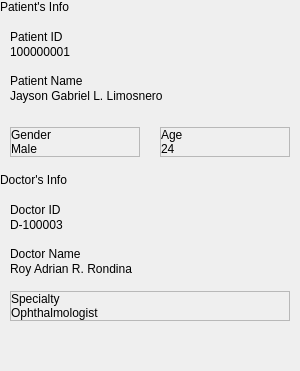
                 <widget class="QWidget" name="widget_8" native="true">
                  <property name="minimumSize">
                   <size>
                    <width>300</width>
                    <height>0</height>
                   </size>
                  </property>
                  <layout class="QVBoxLayout" name="verticalLayout_11">
                   <property name="leftMargin">
                    <number>0</number>
                   </property>
                   <property name="topMargin">
                    <number>0</number>
                   </property>
                   <property name="rightMargin">
                    <number>0</number>
                   </property>
                   <property name="bottomMargin">
                    <number>0</number>
                   </property>
                   <item>
                    <widget class="QLabel" name="Pat">
                     <property name="text">
                      <string>Patient's Info</string>
                     </property>
                    </widget>
                   </item>
                   <item>
                    <widget class="QWidget" name="PatientInfo" native="true">
                     <property name="sizePolicy">
                      <sizepolicy hsizetype="Preferred" vsizetype="Expanding">
                       <horstretch>0</horstretch>
                       <verstretch>0</verstretch>
                      </sizepolicy>
                     </property>
                     <layout class="QVBoxLayout" name="verticalLayout_24">
                      <property name="spacing">
                       <number>15</number>
                      </property>
                      <property name="leftMargin">
                       <number>10</number>
                      </property>
                      <property name="topMargin">
                       <number>10</number>
                      </property>
                      <property name="rightMargin">
                       <number>10</number>
                      </property>
                      <property name="bottomMargin">
                       <number>10</number>
                      </property>
                      <item>
                       <widget class="QWidget" name="widget_11" native="true">
                        <layout class="QVBoxLayout" name="verticalLayout_12">
                         <property name="spacing">
                          <number>1</number>
                         </property>
                         <property name="leftMargin">
                          <number>0</number>
                         </property>
                         <property name="topMargin">
                          <number>0</number>
                         </property>
                         <property name="rightMargin">
                          <number>0</number>
                         </property>
                         <property name="bottomMargin">
                          <number>0</number>
                         </property>
                         <item>
                          <widget class="QLabel" name="label_11">
                           <property name="sizePolicy">
                            <sizepolicy hsizetype="Preferred" vsizetype="Preferred">
                             <horstretch>0</horstretch>
                             <verstretch>0</verstretch>
                            </sizepolicy>
                           </property>
                           <property name="text">
                            <string>Patient ID</string>
                           </property>
                          </widget>
                         </item>
                         <item>
                          <widget class="QLabel" name="PatID">
                           <property name="sizePolicy">
                            <sizepolicy hsizetype="Preferred" vsizetype="Preferred">
                             <horstretch>0</horstretch>
                             <verstretch>0</verstretch>
                            </sizepolicy>
                           </property>
                           <property name="text">
                            <string>100000001</string>
                           </property>
                          </widget>
                         </item>
                        </layout>
                       </widget>
                      </item>
                      <item>
                       <widget class="QWidget" name="widget_12" native="true">
                        <layout class="QVBoxLayout" name="verticalLayout_23">
                         <property name="spacing">
                          <number>1</number>
                         </property>
                         <property name="leftMargin">
                          <number>0</number>
                         </property>
                         <property name="topMargin">
                          <number>0</number>
                         </property>
                         <property name="rightMargin">
                          <number>0</number>
                         </property>
                         <item>
                          <widget class="QLabel" name="label_13">
                           <property name="sizePolicy">
                            <sizepolicy hsizetype="Preferred" vsizetype="Preferred">
                             <horstretch>0</horstretch>
                             <verstretch>0</verstretch>
                            </sizepolicy>
                           </property>
                           <property name="text">
                            <string>Patient Name</string>
                           </property>
                          </widget>
                         </item>
                         <item>
                          <widget class="QLabel" name="PatName">
                           <property name="sizePolicy">
                            <sizepolicy hsizetype="Preferred" vsizetype="Preferred">
                             <horstretch>0</horstretch>
                             <verstretch>0</verstretch>
                            </sizepolicy>
                           </property>
                           <property name="text">
                            <string>Jayson Gabriel L. Limosnero</string>
                           </property>
                          </widget>
                         </item>
                        </layout>
                       </widget>
                      </item>
                      <item>
                       <widget class="QWidget" name="widget_9" native="true">
                        <layout class="QHBoxLayout" name="horizontalLayout_5">
                         <property name="spacing">
                          <number>20</number>
                         </property>
                         <property name="leftMargin">
                          <number>0</number>
                         </property>
                         <property name="topMargin">
                          <number>0</number>
                         </property>
                         <property name="rightMargin">
                          <number>0</number>
                         </property>
                         <property name="bottomMargin">
                          <number>0</number>
                         </property>
                         <item>
                          <widget class="QFrame" name="frame">
                           <property name="sizePolicy">
                            <sizepolicy hsizetype="Preferred" vsizetype="Maximum">
                             <horstretch>0</horstretch>
                             <verstretch>0</verstretch>
                            </sizepolicy>
                           </property>
                           <property name="frameShape">
                            <enum>QFrame::StyledPanel</enum>
                           </property>
                           <property name="frameShadow">
                            <enum>QFrame::Raised</enum>
                           </property>
                           <layout class="QVBoxLayout" name="verticalLayout_16">
                            <property name="spacing">
                             <number>0</number>
                            </property>
                            <property name="leftMargin">
                             <number>0</number>
                            </property>
                            <property name="topMargin">
                             <number>0</number>
                            </property>
                            <property name="rightMargin">
                             <number>0</number>
                            </property>
                            <property name="bottomMargin">
                             <number>0</number>
                            </property>
                            <item>
                             <widget class="QLabel" name="label_21">
                              <property name="text">
                               <string>Gender</string>
                              </property>
                             </widget>
                            </item>
                            <item>
                             <widget class="QLabel" name="PatGender">
                              <property name="text">
                               <string>Male</string>
                              </property>
                             </widget>
                            </item>
                           </layout>
                          </widget>
                         </item>
                         <item>
                          <widget class="QFrame" name="frame_2">
                           <property name="sizePolicy">
                            <sizepolicy hsizetype="Preferred" vsizetype="Maximum">
                             <horstretch>0</horstretch>
                             <verstretch>0</verstretch>
                            </sizepolicy>
                           </property>
                           <property name="frameShape">
                            <enum>QFrame::StyledPanel</enum>
                           </property>
                           <property name="frameShadow">
                            <enum>QFrame::Raised</enum>
                           </property>
                           <layout class="QVBoxLayout" name="verticalLayout_17">
                            <property name="spacing">
                             <number>0</number>
                            </property>
                            <property name="leftMargin">
                             <number>0</number>
                            </property>
                            <property name="topMargin">
                             <number>0</number>
                            </property>
                            <property name="rightMargin">
                             <number>0</number>
                            </property>
                            <property name="bottomMargin">
                             <number>0</number>
                            </property>
                            <item>
                             <widget class="QLabel" name="label_23">
                              <property name="text">
                               <string>Age</string>
                              </property>
                             </widget>
                            </item>
                            <item>
                             <widget class="QLabel" name="PatAge">
                              <property name="text">
                               <string>24</string>
                              </property>
                             </widget>
                            </item>
                           </layout>
                          </widget>
                         </item>
                        </layout>
                       </widget>
                      </item>
                     </layout>
                    </widget>
                   </item>
                   <item>
                    <widget class="QLabel" name="Doc">
                     <property name="sizePolicy">
                      <sizepolicy hsizetype="Preferred" vsizetype="Maximum">
                       <horstretch>0</horstretch>
                       <verstretch>0</verstretch>
                      </sizepolicy>
                     </property>
                     <property name="text">
                      <string>Doctor's Info</string>
                     </property>
                    </widget>
                   </item>
                   <item>
                    <widget class="QWidget" name="DoctorInfo" native="true">
                     <property name="sizePolicy">
                      <sizepolicy hsizetype="Preferred" vsizetype="Preferred">
                       <horstretch>0</horstretch>
                       <verstretch>0</verstretch>
                      </sizepolicy>
                     </property>
                     <layout class="QVBoxLayout" name="verticalLayout_25">
                      <property name="spacing">
                       <number>15</number>
                      </property>
                      <property name="leftMargin">
                       <number>10</number>
                      </property>
                      <property name="topMargin">
                       <number>10</number>
                      </property>
                      <property name="rightMargin">
                       <number>10</number>
                      </property>
                      <property name="bottomMargin">
                       <number>10</number>
                      </property>
                      <item>
                       <widget class="QWidget" name="widget_13" native="true">
                        <layout class="QVBoxLayout" name="verticalLayout_15">
                         <property name="spacing">
                          <number>1</number>
                         </property>
                         <property name="leftMargin">
                          <number>0</number>
                         </property>
                         <property name="topMargin">
                          <number>0</number>
                         </property>
                         <property name="rightMargin">
                          <number>0</number>
                         </property>
                         <property name="bottomMargin">
                          <number>0</number>
                         </property>
                         <item>
                          <widget class="QLabel" name="label_17">
                           <property name="text">
                            <string>Doctor ID</string>
                           </property>
                          </widget>
                         </item>
                         <item>
                          <widget class="QLabel" name="DocID">
                           <property name="text">
                            <string>D-100003</string>
                           </property>
                          </widget>
                         </item>
                        </layout>
                       </widget>
                      </item>
                      <item>
                       <widget class="QWidget" name="widget_14" native="true">
                        <layout class="QVBoxLayout" name="verticalLayout_19">
                         <property name="spacing">
                          <number>1</number>
                         </property>
                         <property name="leftMargin">
                          <number>0</number>
                         </property>
                         <property name="topMargin">
                          <number>0</number>
                         </property>
                         <property name="rightMargin">
                          <number>0</number>
                         </property>
                         <property name="bottomMargin">
                          <number>0</number>
                         </property>
                         <item>
                          <widget class="QLabel" name="label_18">
                           <property name="text">
                            <string>Doctor Name</string>
                           </property>
                          </widget>
                         </item>
                         <item>
                          <widget class="QLabel" name="DocName">
                           <property name="text">
                            <string>Roy Adrian R. Rondina</string>
                           </property>
                          </widget>
                         </item>
                        </layout>
                       </widget>
                      </item>
                      <item>
                       <widget class="QWidget" name="widget_10" native="true">
                        <property name="sizePolicy">
                         <sizepolicy hsizetype="Preferred" vsizetype="Preferred">
                          <horstretch>0</horstretch>
                          <verstretch>0</verstretch>
                         </sizepolicy>
                        </property>
                        <property name="minimumSize">
                         <size>
                          <width>0</width>
                          <height>0</height>
                         </size>
                        </property>
                        <layout class="QHBoxLayout" name="horizontalLayout_6">
                         <property name="spacing">
                          <number>20</number>
                         </property>
                         <property name="leftMargin">
                          <number>0</number>
                         </property>
                         <property name="topMargin">
                          <number>0</number>
                         </property>
                         <property name="rightMargin">
                          <number>0</number>
                         </property>
                         <property name="bottomMargin">
                          <number>0</number>
                         </property>
                         <item>
                          <widget class="QFrame" name="frame_4">
                           <property name="frameShape">
                            <enum>QFrame::StyledPanel</enum>
                           </property>
                           <property name="frameShadow">
                            <enum>QFrame::Raised</enum>
                           </property>
                           <layout class="QVBoxLayout" name="verticalLayout_18">
                            <property name="spacing">
                             <number>0</number>
                            </property>
                            <property name="leftMargin">
                             <number>0</number>
                            </property>
                            <property name="topMargin">
                             <number>0</number>
                            </property>
                            <property name="rightMargin">
                             <number>0</number>
                            </property>
                            <property name="bottomMargin">
                             <number>0</number>
                            </property>
                            <item>
                             <widget class="QLabel" name="label_25">
                              <property name="text">
                               <string>Specialty</string>
                              </property>
                             </widget>
                            </item>
                            <item>
                             <widget class="QLabel" name="DocSpecialty">
                              <property name="text">
                               <string>Ophthalmologist</string>
                              </property>
                             </widget>
                            </item>
                           </layout>
                          </widget>
                         </item>
                        </layout>
                       </widget>
                      </item>
                     </layout>
                    </widget>
                   </item>
                   <item>
                    <spacer name="verticalSpacer_7">
                     <property name="orientation">
                      <enum>Qt::Vertical</enum>
                     </property>
                     <property name="sizeHint" stdset="0">
                      <size>
                       <width>20</width>
                       <height>40</height>
                      </size>
                     </property>
                    </spacer>
                   </item>
                  </layout>
                 </widget>
